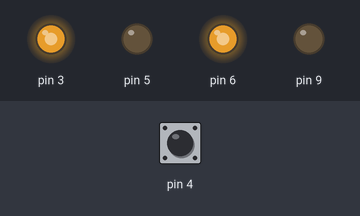
This sketch was run on a simulated Arduino Uno, built with avr-gcc and run on an emulated ATmega328P. Parts: output pins drawn as LEDs (lit = HIGH). The test bench sets the inputs (shaded band); at power-on: pin 4 HIGH.

Above: at 1.2 s.
1.3 s: pin 4 pulled LOW for 0.15 s
At 1.37 s:
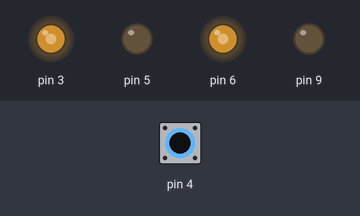
2.9 s: pin 4 pulled LOW for 3.2 s
At 7.3 s:
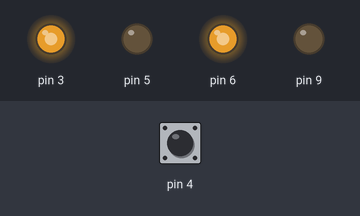
Timing chart, 0 to 8.8 s (numbered marks = the images above; inputs shaded):
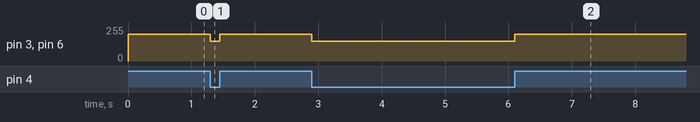

Measured:
- after the input at 1.3 s, pin 3, pin 6: 200/255 → 150/255 at once, → 200/255 0.15 s later
- after the input at 2.9 s, pin 3, pin 6: 200/255 → 150/255 at once, → 200/255 3.2 s later

The sketch:

Sumo_wrestler.ino
```cpp
void setup()
{
  pinMode(3,OUTPUT);
  pinMode(5,OUTPUT);
  pinMode(6,OUTPUT);
  pinMode(9,OUTPUT);
  pinMode(4,INPUT_PULLUP);
}
void loop()
{
  int val=digitalRead(4);
    analogWrite(3,150);
    analogWrite(5,0);
    analogWrite(6,150);
    analogWrite(9,0);
  while(val==1)
  {
    analogWrite(3,200);
    analogWrite(5,0);
    analogWrite(6,200);
    analogWrite(9,0);
    val=digitalRead(4);
  }
  }
```
